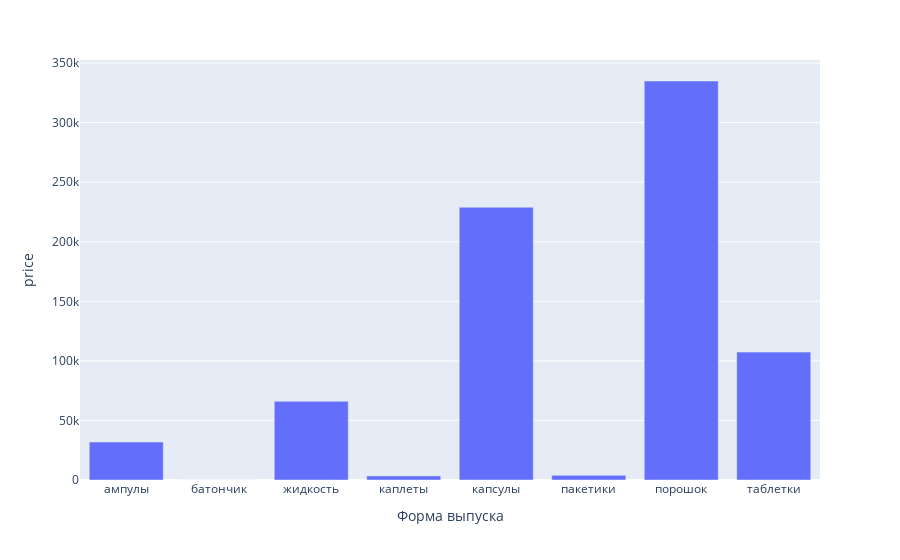

The code cell stored with this chart in its notebook:
### Code cell
df_for_bar = acids_df.groupby('Форма выпуска').sum().reset_index()[['Форма выпуска', 'price']]
px.bar(df_for_bar, x='Форма выпуска', y='price')

### Figure 1 — Plotly figure (JSON) as saved in the notebook; plotly's stock layout.template omitted (floating-point values rounded to 4 significant figures)
{"data": [{"alignmentgroup": "True", "hovertemplate": "Форма выпуска=%{x}<br>price=%{y}<extra></extra>", "legendgroup": "", "marker": {"color": "#636efa", "pattern": {"shape": ""}}, "name": "", "offsetgroup": "", "orientation": "v", "showlegend": false, "textposition": "auto", "type": "bar", "x": ["ампулы", "батончик", "жидкость", "каплеты", "капсулы", "пакетики", "порошок", "таблетки"], "xaxis": "x", "y": [31898, 40, 66071, 3440, 228992, 3890, 334953, 107360], "yaxis": "y"}], "layout": {"barmode": "relative", "legend": {"tracegroupgap": 0}, "margin": {"t": 60}, "xaxis": {"anchor": "y", "domain": [0, 1], "title": {"text": "Форма выпуска"}}, "yaxis": {"anchor": "x", "domain": [0, 1], "title": {"text": "price"}}}}
